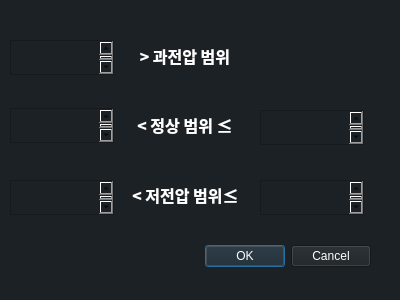
<?xml version="1.0" encoding="UTF-8"?>
<ui version="4.0">
 <class>Dialog</class>
 <widget class="QDialog" name="Dialog">
  <property name="geometry">
   <rect>
    <x>0</x>
    <y>0</y>
    <width>400</width>
    <height>300</height>
   </rect>
  </property>
  <property name="windowTitle">
   <string>spxVoltMap_Setting</string>
  </property>
  <property name="styleSheet">
   <string notr="true">background-color:rgb(28, 33, 38)</string>
  </property>
  <widget class="QDialogButtonBox" name="buttonBox">
   <property name="geometry">
    <rect>
     <x>30</x>
     <y>240</y>
     <width>341</width>
     <height>32</height>
    </rect>
   </property>
   <property name="font">
    <font>
     <family>맑은 고딕</family>
     <pointsize>12</pointsize>
     <weight>75</weight>
     <bold>true</bold>
    </font>
   </property>
   <property name="styleSheet">
    <string notr="true">color: white;</string>
   </property>
   <property name="orientation">
    <enum>Qt::Horizontal</enum>
   </property>
   <property name="standardButtons">
    <set>QDialogButtonBox::Cancel|QDialogButtonBox::Ok</set>
   </property>
  </widget>
  <widget class="QTextEdit" name="high_lower">
   <property name="geometry">
    <rect>
     <x>10</x>
     <y>40</y>
     <width>104</width>
     <height>35</height>
    </rect>
   </property>
   <property name="font">
    <font>
     <family>맑은 고딕</family>
     <pointsize>14</pointsize>
     <weight>75</weight>
     <bold>true</bold>
    </font>
   </property>
   <property name="styleSheet">
    <string notr="true">color:white;</string>
   </property>
  </widget>
  <widget class="QTextEdit" name="normal_upper">
   <property name="geometry">
    <rect>
     <x>260</x>
     <y>110</y>
     <width>104</width>
     <height>35</height>
    </rect>
   </property>
   <property name="font">
    <font>
     <family>맑은 고딕</family>
     <pointsize>14</pointsize>
     <weight>75</weight>
     <bold>true</bold>
    </font>
   </property>
   <property name="styleSheet">
    <string notr="true">color:white;</string>
   </property>
  </widget>
  <widget class="QTextEdit" name="low_upper">
   <property name="geometry">
    <rect>
     <x>260</x>
     <y>180</y>
     <width>104</width>
     <height>35</height>
    </rect>
   </property>
   <property name="font">
    <font>
     <family>맑은 고딕</family>
     <pointsize>14</pointsize>
     <weight>75</weight>
     <bold>true</bold>
    </font>
   </property>
   <property name="styleSheet">
    <string notr="true">color:white;</string>
   </property>
  </widget>
  <widget class="QLabel" name="label">
   <property name="geometry">
    <rect>
     <x>130</x>
     <y>40</y>
     <width>110</width>
     <height>31</height>
    </rect>
   </property>
   <property name="font">
    <font>
     <family>맑은 고딕</family>
     <pointsize>12</pointsize>
     <weight>75</weight>
     <bold>true</bold>
    </font>
   </property>
   <property name="styleSheet">
    <string notr="true">color : rgb(255,255,255);
border : 0px solid red;</string>
   </property>
   <property name="text">
    <string>&gt; 과전압 범위</string>
   </property>
   <property name="alignment">
    <set>Qt::AlignCenter</set>
   </property>
  </widget>
  <widget class="QLabel" name="label_2">
   <property name="geometry">
    <rect>
     <x>130</x>
     <y>110</y>
     <width>110</width>
     <height>31</height>
    </rect>
   </property>
   <property name="font">
    <font>
     <family>맑은 고딕</family>
     <pointsize>12</pointsize>
     <weight>75</weight>
     <bold>true</bold>
    </font>
   </property>
   <property name="styleSheet">
    <string notr="true">color : rgb(255,255,255);
border : 0px solid red;</string>
   </property>
   <property name="text">
    <string>&lt; 정상 범위 ≤</string>
   </property>
   <property name="alignment">
    <set>Qt::AlignCenter</set>
   </property>
  </widget>
  <widget class="QLabel" name="label_3">
   <property name="geometry">
    <rect>
     <x>130</x>
     <y>180</y>
     <width>111</width>
     <height>31</height>
    </rect>
   </property>
   <property name="font">
    <font>
     <family>맑은 고딕</family>
     <pointsize>12</pointsize>
     <weight>75</weight>
     <bold>true</bold>
    </font>
   </property>
   <property name="styleSheet">
    <string notr="true">color : rgb(255,255,255);
border : 0px solid red;</string>
   </property>
   <property name="frameShadow">
    <enum>QFrame::Sunken</enum>
   </property>
   <property name="text">
    <string>&lt; 저전압 범위≤</string>
   </property>
   <property name="alignment">
    <set>Qt::AlignCenter</set>
   </property>
  </widget>
  <widget class="QTextEdit" name="normal_lower">
   <property name="geometry">
    <rect>
     <x>10</x>
     <y>108</y>
     <width>104</width>
     <height>35</height>
    </rect>
   </property>
   <property name="font">
    <font>
     <family>맑은 고딕</family>
     <pointsize>14</pointsize>
     <weight>75</weight>
     <bold>true</bold>
    </font>
   </property>
   <property name="styleSheet">
    <string notr="true">color:white;</string>
   </property>
  </widget>
  <widget class="QTextEdit" name="low_lower">
   <property name="geometry">
    <rect>
     <x>10</x>
     <y>180</y>
     <width>104</width>
     <height>35</height>
    </rect>
   </property>
   <property name="font">
    <font>
     <family>맑은 고딕</family>
     <pointsize>14</pointsize>
     <weight>75</weight>
     <bold>true</bold>
    </font>
   </property>
   <property name="styleSheet">
    <string notr="true">color:white;</string>
   </property>
  </widget>
 </widget>
 <resources/>
 <connections>
  <connection>
   <sender>buttonBox</sender>
   <signal>accepted()</signal>
   <receiver>Dialog</receiver>
   <slot>accept()</slot>
   <hints>
    <hint type="sourcelabel">
     <x>248</x>
     <y>254</y>
    </hint>
    <hint type="destinationlabel">
     <x>157</x>
     <y>274</y>
    </hint>
   </hints>
  </connection>
  <connection>
   <sender>buttonBox</sender>
   <signal>rejected()</signal>
   <receiver>Dialog</receiver>
   <slot>reject()</slot>
   <hints>
    <hint type="sourcelabel">
     <x>316</x>
     <y>260</y>
    </hint>
    <hint type="destinationlabel">
     <x>286</x>
     <y>274</y>
    </hint>
   </hints>
  </connection>
 </connections>
</ui>
